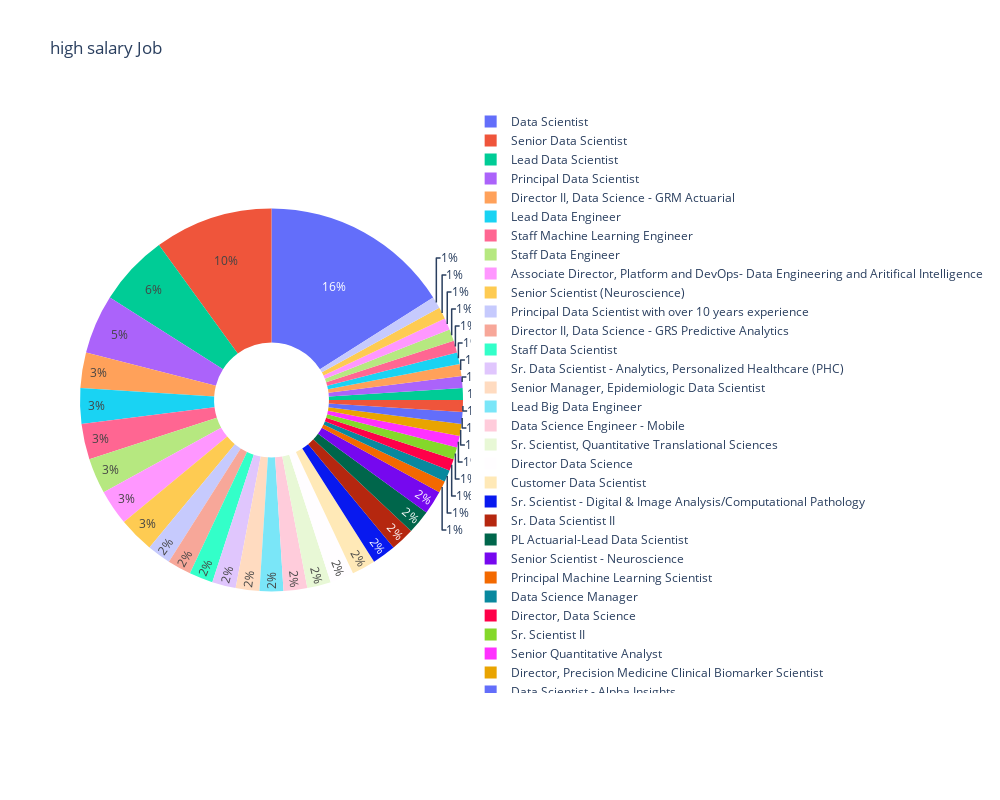

Here is the notebook cell this chart was saved with:
### Code cell
import plotly.express as ex

ex.pie(high_salary_100_data, names='Job Title',title='high salary Job',hole=0.3, width=1000, height=800)

### Figure 1 — Plotly figure (JSON) as saved in the notebook; plotly's stock layout.template omitted (floating-point values rounded to 4 significant figures)
{"data": [{"domain": {"x": [0, 1], "y": [0, 1]}, "hole": 0.3, "hovertemplate": "Job Title=%{label}<extra></extra>", "labels": ["Director II, Data Science - GRM Actuarial", "Director II, Data Science - GRM Actuarial", "Director II, Data Science - GRM Actuarial", "Senior Data Scientist", "Principal Machine Learning Scientist", "Principal Data Scientist with over 10 years experience", "Principal Data Scientist with over 10 years experience", "Data Science Manager", "Lead Data Engineer", "Lead Data Engineer", "Lead Data Engineer", "Director II, Data Science - GRS Predictive Analytics", "Director II, Data Science - GRS Predictive Analytics", "Principal Data Scientist", "Principal Data Scientist", "Lead Data Scientist", "Lead Data Scientist", "Staff Machine Learning Engineer", "Staff Machine Learning Engineer", "Staff Machine Learning Engineer", "Lead Data Scientist", "Lead Data Scientist", "Director, Data Science", "Staff Data Engineer", "Sr. Scientist II", "Principal Data Scientist", "Senior Quantitative Analyst", "Principal Data Scientist", "Director, Precision Medicine Clinical Biomarker Scientist", "Data Scientist - Alpha Insights", "Staff Data Scientist", "Staff Data Scientist", "Sr. Data Scientist - Analytics, Personalized Healthcare (PHC)", "Sr. Data Scientist - Analytics, Personalized Healthcare (PHC)", "Senior Data Scientist", "Scientist 2, QC Viral Vector", "Data Scientist - Sales", "Research Scientist / Principal Research Scientist - Multiphysical Systems", "Senior Manager, Epidemiologic Data Scientist", "Senior Manager, Epidemiologic Data Scientist", "Senior Data Scientist - Algorithms", "Data Scientist", "Data Scientist", "Lead Data Scientist", "Lead Data Scientist", "Data Scientist", "Data Scientist", "Principal Data Engineer, Data Platform & Insights", "Lead Big Data Engineer", "Lead Big Data Engineer", "Data Science Engineer - Mobile", "Data Science Engineer - Mobile", "Sr. Scientist, Quantitative Translational Sciences", "Director Data Science", "Director Data Science", "Sr. Scientist, Quantitative Translational Sciences", "Data Scientist", "Sr. Data Scientist, Cyber-Security LT Contract", "Data Scientist", "Data Scientist", "Associate Director, Platform and DevOps- Data Engineering and Aritifical Intelligence", "Data Scientist", "Associate Director, Platform and DevOps- Data Engineering and Aritifical Intelligence", "Senior Scientist (Neuroscience)", "Senior Scientist (Neuroscience)", "Associate Director, Platform and DevOps- Data Engineering and Aritifical Intelligence", "Data Scientist", "Senior Scientist (Neuroscience)", "Customer Data Scientist", "Customer Data Scientist", "Data Scientist", "Senior Data Scientist", "Senior Data Scientist", "Sr. Scientist - Digital & Image Analysis/Computational Pathology", "Sr. Scientist - Digital & Image Analysis/Computational Pathology", "Customer Data Scientist/Sales Engineer (Bay", "Senior Data Scientist", "Senior Data Scientist", "Staff Data Engineer", "Staff Data Engineer", "Senior Data Scientist", "Senior Data Scientist", "Senior Data Scientist", "Principal Data Scientist", "Sr. Data Scientist II", "Senior Data Scientist", "Data Scientist Manager", "Sr. Data Scientist II", "PL Actuarial-Lead Data Scientist", "PL Actuarial-Lead Data Scientist", "Data Engineer I", "Data Scientist", "Senior Scientist - Neuroscience", "Senior Scientist - Neuroscience", "Data Scientist", "Data Scientist", "Data Scientist", "Data Scientist", "Data Scientist", "Data Scientist - Algorithms & Inference"], "legendgroup": "", "name": "", "showlegend": true, "type": "pie"}], "layout": {"height": 800, "legend": {"tracegroupgap": 0}, "title": {"text": "high salary Job"}, "width": 1000}}
